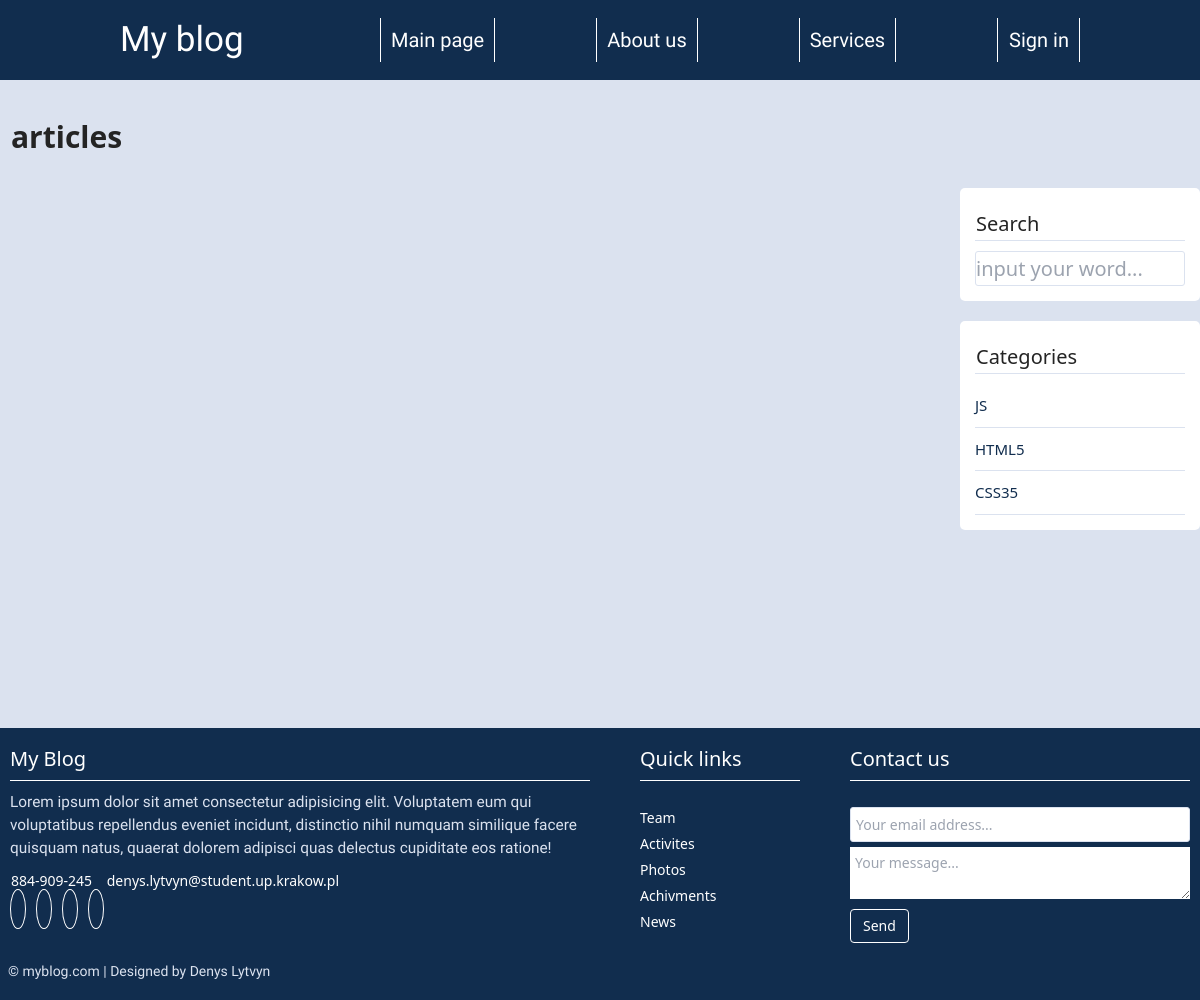
Page /PHP_PROJEKT/category.php on the earlier database version.
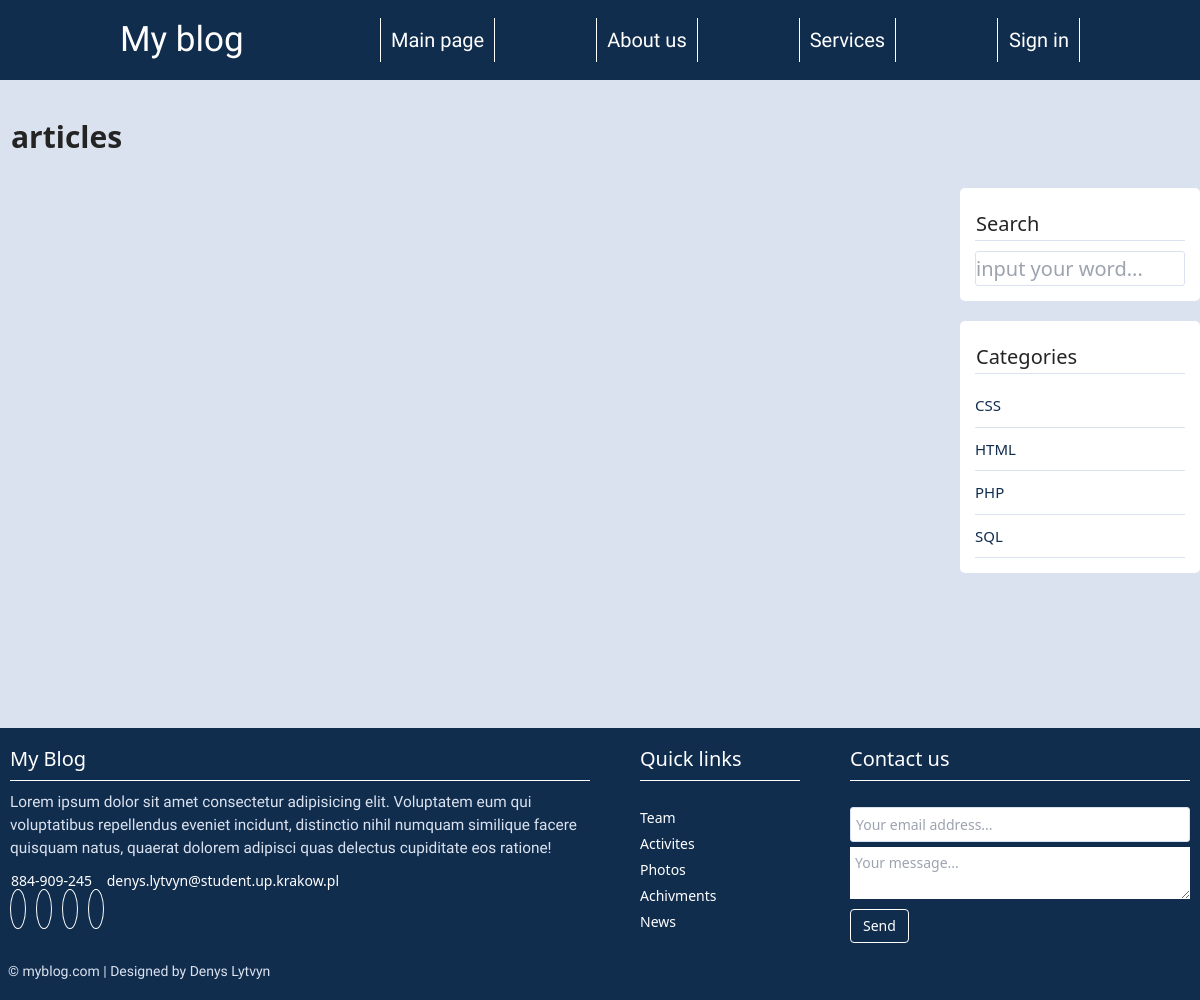
Same page on the later database version.
### tables this page shows
CREATE TABLE `topics` (
  `id` int(12) NOT NULL,
  `name` varchar(121) NOT NULL,
  `description` text NOT NULL
);

### PHP_PROJEKT/app/database/db.php (called while the page is built, shortened)
<?php
require('connect.php');
function dbCheckError($query)
{
    $errInfo = $query->errorInfo();
}
function selectAll($table, $params = [])
{
    global $pdo;
    $sql = "SELECT * FROM $table";
    if (!empty($params)) {
        $i = 0;
        foreach ($params as $key => $value) {
            if (!is_numeric($value)) {
                $value = "'" . $value . "'";
            }
            if ($i === 0) {
                $sql = $sql . " WHERE $key = $value";
            } else {
                $sql = $sql . " AND $key = $value";
            }
            $i++;
        }
    }
    $query = $pdo->prepare($sql);
    $query->execute();
    return $query->fetchAll();
}
?>

### PHP_PROJEKT/app/controllers/topics.php (called while the page is built, shortened)
<?php
include SITE_ROOT . '/app/database/db.php';
$topics = selectAll('topics');
?>

### PHP_PROJEKT/category.php (the view, shortened to what this page needs)
<?php
include "app/controllers/topics.php";
$category = selectOne('topics', ['id' => $_GET['id']]);
?>
<!DOCTYPE html>
<html lang="en">
<head>
    <?php include("app/include/head.php") ?>
</head>
<body>
    <?php include("app/include/header.php"); ?>
    <main>
        <section class="main__content">
            <h2><ion-icon name="newspaper"></ion-icon>
                <?= $category['name']; ?>articles
            </h2>
            <div class="main__content__container">
                <section class="posts">
                </section>
                <section class="sidebar">
                    <div class="search">
                        <h3><ion-icon name="search"></ion-icon>Search</h3>
                        <form action="search.php" method="post">
                            <input type="text" name="search-term" class="text-input" placeholder="input your word...">
                        </form>
                    </div>
                    <aside class="categories">
                        <h3><ion-icon name="list"></ion-icon>Categories</h3>
                        <ul>
                            <?php foreach ($topics as $key => $topic): ?>
                                <li>
                                    <a href="<?= BASE_URL . 'category.php?id=' . $topic['id']; ?>">
                                        <?= $topic['name']; ?>
                                    </a>
                                </li>
                            <?php endforeach; ?>
                        </ul>
                    </aside>
                </section>
            </div>
        </section>
    </main>
    <?php include("app/include/footer.php"); ?>
</body>
</html>

Differences in the rows shown:
removed topics: name "JS"
removed topics: name "HTML5"
removed topics: name "CSS35"
added topics: name "CSS"
added topics: name "HTML"
added topics: name "PHP"
added topics: name "SQL"
